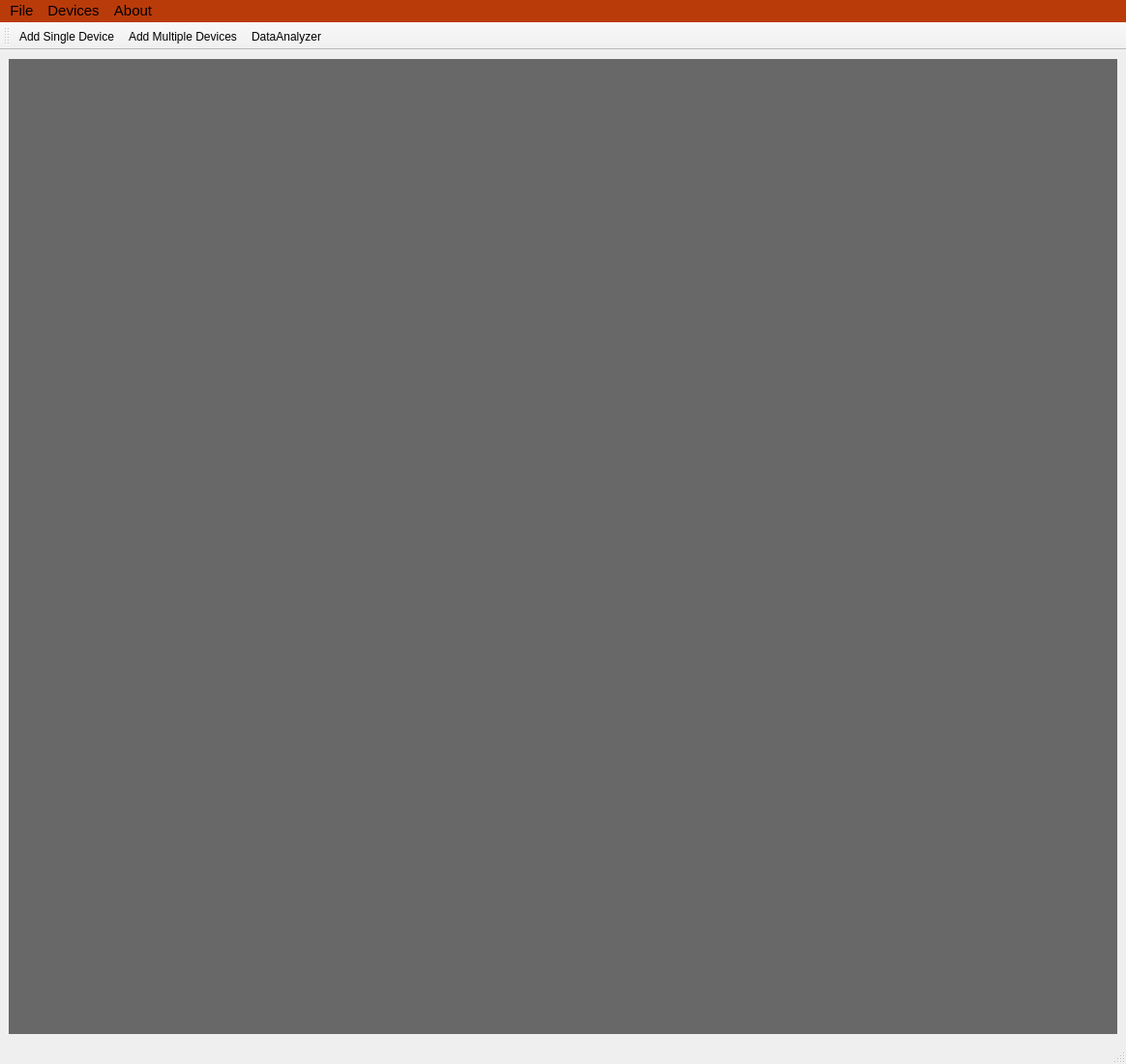
<?xml version="1.0" encoding="UTF-8"?>
<ui version="4.0">
 <class>OpenEPT</class>
 <widget class="QMainWindow" name="OpenEPT">
  <property name="geometry">
   <rect>
    <x>0</x>
    <y>0</y>
    <width>1164</width>
    <height>1100</height>
   </rect>
  </property>
  <property name="windowTitle">
   <string>Open EPT - MCU Energy profiler</string>
  </property>
  <property name="windowIcon">
   <iconset resource="resource.qrc">
    <normaloff>:/images/main.png</normaloff>:/images/main.png</iconset>
  </property>
  <widget class="QWidget" name="centralwidget">
   <property name="sizePolicy">
    <sizepolicy hsizetype="Expanding" vsizetype="Expanding">
     <horstretch>0</horstretch>
     <verstretch>0</verstretch>
    </sizepolicy>
   </property>
   <layout class="QVBoxLayout" name="verticalLayout">
    <item>
     <widget class="QMdiArea" name="mdiArea">
      <property name="enabled">
       <bool>true</bool>
      </property>
      <property name="font">
       <font>
        <family>Arial</family>
        <pointsize>11</pointsize>
        <bold>true</bold>
       </font>
      </property>
      <property name="autoFillBackground">
       <bool>false</bool>
      </property>
      <property name="styleSheet">
       <string notr="true"/>
      </property>
      <property name="frameShadow">
       <enum>QFrame::Raised</enum>
      </property>
      <property name="background">
       <brush brushstyle="SolidPattern">
        <color alpha="255">
         <red>104</red>
         <green>104</green>
         <blue>104</blue>
        </color>
       </brush>
      </property>
      <property name="viewMode">
       <enum>QMdiArea::TabbedView</enum>
      </property>
      <property name="documentMode">
       <bool>true</bool>
      </property>
      <property name="tabsClosable">
       <bool>true</bool>
      </property>
      <property name="tabsMovable">
       <bool>true</bool>
      </property>
     </widget>
    </item>
   </layout>
  </widget>
  <widget class="QMenuBar" name="menubar">
   <property name="geometry">
    <rect>
     <x>0</x>
     <y>0</y>
     <width>1164</width>
     <height>22</height>
    </rect>
   </property>
   <property name="font">
    <font>
     <family>Arial</family>
     <pointsize>11</pointsize>
     <bold>false</bold>
    </font>
   </property>
   <property name="styleSheet">
    <string notr="true">background-color: rgb(186, 59, 10);</string>
   </property>
   <widget class="QMenu" name="menuFile">
    <property name="title">
     <string>File</string>
    </property>
   </widget>
   <widget class="QMenu" name="menuDevices">
    <property name="title">
     <string>Devices</string>
    </property>
    <addaction name="actionAddSingleDevice"/>
    <addaction name="actionAddMultipleDevices"/>
    <addaction name="separator"/>
   </widget>
   <widget class="QMenu" name="menuAbout">
    <property name="title">
     <string>About</string>
    </property>
   </widget>
   <addaction name="menuFile"/>
   <addaction name="menuDevices"/>
   <addaction name="menuAbout"/>
  </widget>
  <widget class="QStatusBar" name="statusbar"/>
  <widget class="QToolBar" name="toolBar">
   <property name="windowTitle">
    <string>toolBar</string>
   </property>
   <attribute name="toolBarArea">
    <enum>TopToolBarArea</enum>
   </attribute>
   <attribute name="toolBarBreak">
    <bool>false</bool>
   </attribute>
   <addaction name="actionAddSingleDevice"/>
   <addaction name="actionAddMultipleDevices"/>
   <addaction name="actionDataAnalyzer"/>
  </widget>
  <action name="actionAddMultipleDevices">
   <property name="icon">
    <iconset resource="resource.qrc">
     <normaloff>:/images/NewSet/addMultiple.png</normaloff>:/images/NewSet/addMultiple.png</iconset>
   </property>
   <property name="text">
    <string>Add Multiple Devices</string>
   </property>
  </action>
  <action name="actionAddSingleDevice">
   <property name="icon">
    <iconset resource="resource.qrc">
     <normaloff>:/images/NewSet/addSingle.png</normaloff>:/images/NewSet/addSingle.png</iconset>
   </property>
   <property name="text">
    <string>Add Single Device</string>
   </property>
  </action>
  <action name="actionDataAnalyzer">
   <property name="icon">
    <iconset resource="resource.qrc">
     <normaloff>:/images/NewSet/dataAnalyzer.png</normaloff>:/images/NewSet/dataAnalyzer.png</iconset>
   </property>
   <property name="text">
    <string>DataAnalyzer</string>
   </property>
   <property name="toolTip">
    <string>Open and analyze consumption profile</string>
   </property>
  </action>
 </widget>
 <resources>
  <include location="resource.qrc"/>
 </resources>
 <connections/>
</ui>
